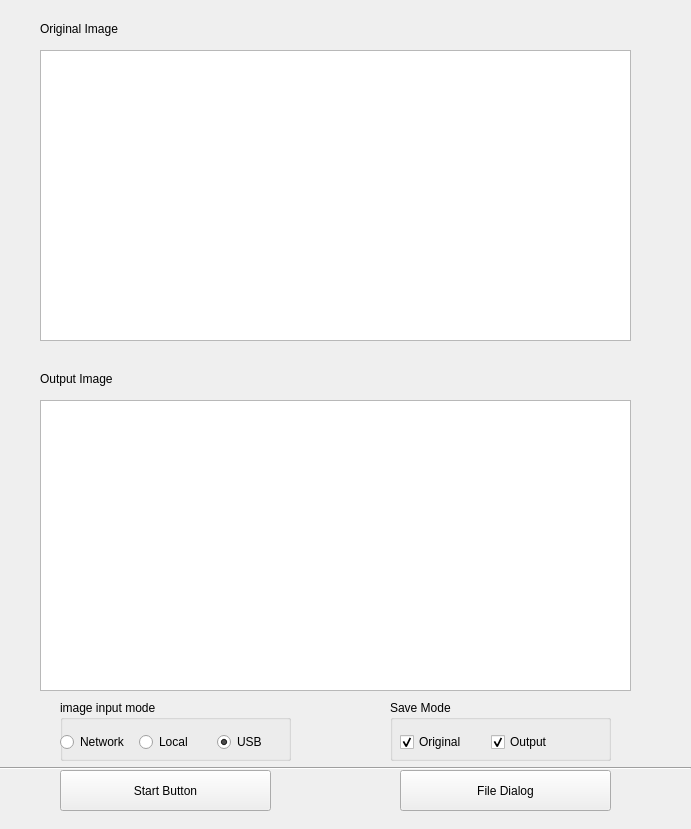
<?xml version="1.0" encoding="UTF-8"?>
<ui version="4.0">
 <class>frontcamera_dlg</class>
 <widget class="QWidget" name="frontcamera_dlg">
  <property name="geometry">
   <rect>
    <x>0</x>
    <y>0</y>
    <width>691</width>
    <height>829</height>
   </rect>
  </property>
  <property name="windowTitle">
   <string>Front Camera</string>
  </property>
  <widget class="QGraphicsView" name="orgimage_view">
   <property name="geometry">
    <rect>
     <x>40</x>
     <y>50</y>
     <width>591</width>
     <height>291</height>
    </rect>
   </property>
  </widget>
  <widget class="QLabel" name="label">
   <property name="geometry">
    <rect>
     <x>40</x>
     <y>20</y>
     <width>111</width>
     <height>17</height>
    </rect>
   </property>
   <property name="text">
    <string>Original Image</string>
   </property>
  </widget>
  <widget class="QLabel" name="label_2">
   <property name="geometry">
    <rect>
     <x>40</x>
     <y>370</y>
     <width>111</width>
     <height>17</height>
    </rect>
   </property>
   <property name="text">
    <string>Output Image</string>
   </property>
  </widget>
  <widget class="QGroupBox" name="groupBox">
   <property name="geometry">
    <rect>
     <x>60</x>
     <y>700</y>
     <width>231</width>
     <height>61</height>
    </rect>
   </property>
   <property name="title">
    <string>image input mode</string>
   </property>
   <widget class="QWidget" name="layoutWidget">
    <property name="geometry">
     <rect>
      <x>0</x>
      <y>30</y>
      <width>230</width>
      <height>24</height>
     </rect>
    </property>
    <layout class="QHBoxLayout" name="horizontalLayout">
     <item>
      <widget class="QRadioButton" name="rd_input_mode_net">
       <property name="text">
        <string>Network</string>
       </property>
       <property name="checked">
        <bool>false</bool>
       </property>
      </widget>
     </item>
     <item>
      <widget class="QRadioButton" name="rd_input_mode_loc">
       <property name="text">
        <string>Local</string>
       </property>
      </widget>
     </item>
     <item>
      <widget class="QRadioButton" name="rd_input_mode_usb">
       <property name="text">
        <string>USB</string>
       </property>
       <property name="checked">
        <bool>true</bool>
       </property>
      </widget>
     </item>
    </layout>
   </widget>
  </widget>
  <widget class="QPushButton" name="bt_start_stop">
   <property name="geometry">
    <rect>
     <x>60</x>
     <y>770</y>
     <width>211</width>
     <height>41</height>
    </rect>
   </property>
   <property name="text">
    <string>Start Button</string>
   </property>
  </widget>
  <widget class="QGroupBox" name="groupBox_2">
   <property name="geometry">
    <rect>
     <x>390</x>
     <y>700</y>
     <width>221</width>
     <height>61</height>
    </rect>
   </property>
   <property name="title">
    <string>Save Mode</string>
   </property>
   <widget class="QWidget" name="layoutWidget">
    <property name="geometry">
     <rect>
      <x>10</x>
      <y>30</y>
      <width>175</width>
      <height>24</height>
     </rect>
    </property>
    <layout class="QHBoxLayout" name="horizontalLayout_2">
     <item>
      <widget class="QCheckBox" name="ck_savemode_org">
       <property name="text">
        <string>Original</string>
       </property>
       <property name="checked">
        <bool>true</bool>
       </property>
      </widget>
     </item>
     <item>
      <widget class="QCheckBox" name="ck_savemode_out">
       <property name="text">
        <string>Output</string>
       </property>
       <property name="checked">
        <bool>true</bool>
       </property>
      </widget>
     </item>
    </layout>
   </widget>
  </widget>
  <widget class="QGraphicsView" name="outimage_view">
   <property name="geometry">
    <rect>
     <x>40</x>
     <y>400</y>
     <width>591</width>
     <height>291</height>
    </rect>
   </property>
  </widget>
  <widget class="QPushButton" name="bt_file_dialog">
   <property name="geometry">
    <rect>
     <x>400</x>
     <y>770</y>
     <width>211</width>
     <height>41</height>
    </rect>
   </property>
   <property name="text">
    <string>File Dialog</string>
   </property>
  </widget>
  <widget class="Line" name="line">
   <property name="geometry">
    <rect>
     <x>0</x>
     <y>760</y>
     <width>691</width>
     <height>16</height>
    </rect>
   </property>
   <property name="orientation">
    <enum>Qt::Horizontal</enum>
   </property>
  </widget>
 </widget>
 <resources/>
 <connections/>
</ui>
